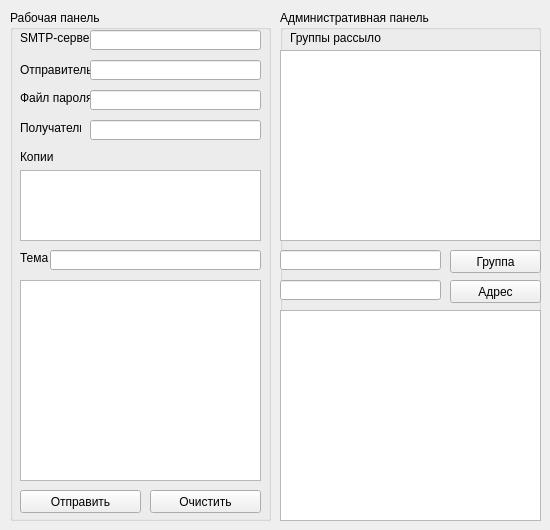
<?xml version="1.0" encoding="UTF-8"?>
<ui version="4.0">
 <class>MainWindow</class>
 <widget class="QMainWindow" name="MainWindow">
  <property name="geometry">
   <rect>
    <x>0</x>
    <y>0</y>
    <width>550</width>
    <height>530</height>
   </rect>
  </property>
  <property name="windowTitle">
   <string>SMTP-клиент для отправки почтовых сообщений</string>
  </property>
  <widget class="QWidget" name="centralwidget">
   <widget class="QGroupBox" name="groupBox">
    <property name="geometry">
     <rect>
      <x>10</x>
      <y>10</y>
      <width>261</width>
      <height>511</height>
     </rect>
    </property>
    <property name="title">
     <string>Рабочая панель</string>
    </property>
    <widget class="QLabel" name="label">
     <property name="geometry">
      <rect>
       <x>10</x>
       <y>20</y>
       <width>71</width>
       <height>16</height>
      </rect>
     </property>
     <property name="text">
      <string>SMTP-сервер:</string>
     </property>
    </widget>
    <widget class="QLineEdit" name="serverField">
     <property name="geometry">
      <rect>
       <x>80</x>
       <y>20</y>
       <width>171</width>
       <height>20</height>
      </rect>
     </property>
    </widget>
    <widget class="QLabel" name="label_2">
     <property name="geometry">
      <rect>
       <x>10</x>
       <y>50</y>
       <width>71</width>
       <height>20</height>
      </rect>
     </property>
     <property name="text">
      <string>Отправитель</string>
     </property>
    </widget>
    <widget class="QLineEdit" name="senderField">
     <property name="geometry">
      <rect>
       <x>80</x>
       <y>50</y>
       <width>171</width>
       <height>20</height>
      </rect>
     </property>
    </widget>
    <widget class="QLabel" name="label_3">
     <property name="geometry">
      <rect>
       <x>10</x>
       <y>80</y>
       <width>71</width>
       <height>16</height>
      </rect>
     </property>
     <property name="text">
      <string>Файл пароля</string>
     </property>
    </widget>
    <widget class="QLineEdit" name="passFile">
     <property name="geometry">
      <rect>
       <x>80</x>
       <y>80</y>
       <width>171</width>
       <height>20</height>
      </rect>
     </property>
    </widget>
    <widget class="QLabel" name="label_4">
     <property name="geometry">
      <rect>
       <x>10</x>
       <y>110</y>
       <width>61</width>
       <height>16</height>
      </rect>
     </property>
     <property name="text">
      <string>Получатель</string>
     </property>
    </widget>
    <widget class="QLineEdit" name="receiverField">
     <property name="geometry">
      <rect>
       <x>80</x>
       <y>110</y>
       <width>171</width>
       <height>20</height>
      </rect>
     </property>
    </widget>
    <widget class="QLabel" name="label_5">
     <property name="geometry">
      <rect>
       <x>10</x>
       <y>140</y>
       <width>47</width>
       <height>13</height>
      </rect>
     </property>
     <property name="text">
      <string>Копии</string>
     </property>
    </widget>
    <widget class="QTextEdit" name="copiesList">
     <property name="geometry">
      <rect>
       <x>10</x>
       <y>160</y>
       <width>241</width>
       <height>71</height>
      </rect>
     </property>
    </widget>
    <widget class="QLabel" name="label_6">
     <property name="geometry">
      <rect>
       <x>10</x>
       <y>240</y>
       <width>31</width>
       <height>16</height>
      </rect>
     </property>
     <property name="text">
      <string>Тема</string>
     </property>
    </widget>
    <widget class="QLineEdit" name="subjectField">
     <property name="geometry">
      <rect>
       <x>40</x>
       <y>240</y>
       <width>211</width>
       <height>20</height>
      </rect>
     </property>
    </widget>
    <widget class="QTextEdit" name="messageField">
     <property name="geometry">
      <rect>
       <x>10</x>
       <y>270</y>
       <width>241</width>
       <height>201</height>
      </rect>
     </property>
    </widget>
    <widget class="QPushButton" name="sendButton">
     <property name="geometry">
      <rect>
       <x>10</x>
       <y>480</y>
       <width>121</width>
       <height>23</height>
      </rect>
     </property>
     <property name="text">
      <string>Отправить</string>
     </property>
    </widget>
    <widget class="QPushButton" name="clearButton">
     <property name="geometry">
      <rect>
       <x>140</x>
       <y>480</y>
       <width>111</width>
       <height>23</height>
      </rect>
     </property>
     <property name="text">
      <string>Очистить</string>
     </property>
    </widget>
   </widget>
   <widget class="QGroupBox" name="groupBox_2">
    <property name="geometry">
     <rect>
      <x>280</x>
      <y>10</y>
      <width>261</width>
      <height>511</height>
     </rect>
    </property>
    <property name="title">
     <string>Административная панель</string>
    </property>
    <widget class="QListWidget" name="groupsList">
     <property name="geometry">
      <rect>
       <x>0</x>
       <y>40</y>
       <width>261</width>
       <height>191</height>
      </rect>
     </property>
    </widget>
    <widget class="QLabel" name="label_7">
     <property name="geometry">
      <rect>
       <x>10</x>
       <y>20</y>
       <width>91</width>
       <height>16</height>
      </rect>
     </property>
     <property name="text">
      <string>Группы рассылок</string>
     </property>
    </widget>
    <widget class="QLineEdit" name="groupField">
     <property name="geometry">
      <rect>
       <x>0</x>
       <y>240</y>
       <width>161</width>
       <height>20</height>
      </rect>
     </property>
    </widget>
    <widget class="QPushButton" name="groupButton">
     <property name="geometry">
      <rect>
       <x>170</x>
       <y>240</y>
       <width>91</width>
       <height>23</height>
      </rect>
     </property>
     <property name="text">
      <string>Группа</string>
     </property>
    </widget>
    <widget class="QLineEdit" name="emailField">
     <property name="geometry">
      <rect>
       <x>0</x>
       <y>270</y>
       <width>161</width>
       <height>20</height>
      </rect>
     </property>
    </widget>
    <widget class="QPushButton" name="emailButton">
     <property name="geometry">
      <rect>
       <x>170</x>
       <y>270</y>
       <width>91</width>
       <height>23</height>
      </rect>
     </property>
     <property name="text">
      <string>Адрес</string>
     </property>
    </widget>
    <widget class="QListWidget" name="journalList">
     <property name="geometry">
      <rect>
       <x>0</x>
       <y>300</y>
       <width>261</width>
       <height>211</height>
      </rect>
     </property>
    </widget>
   </widget>
  </widget>
 </widget>
 <resources/>
 <connections/>
</ui>
